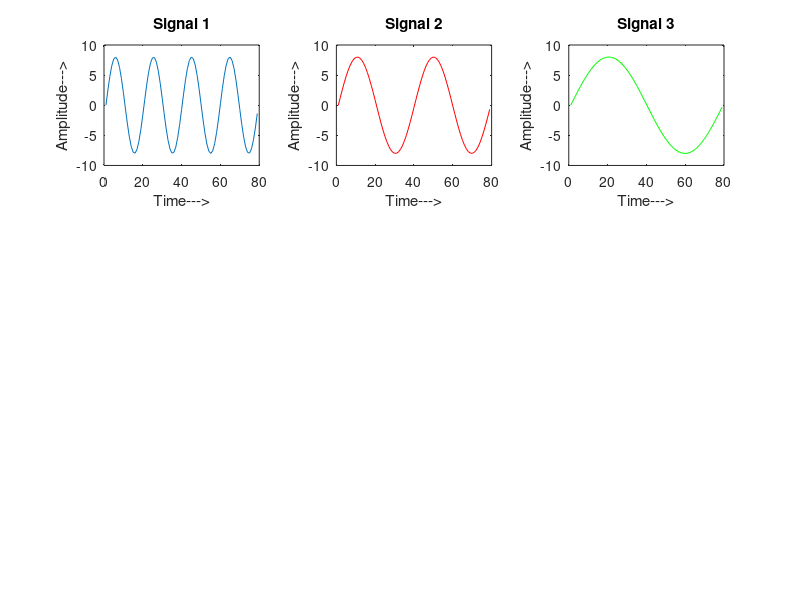
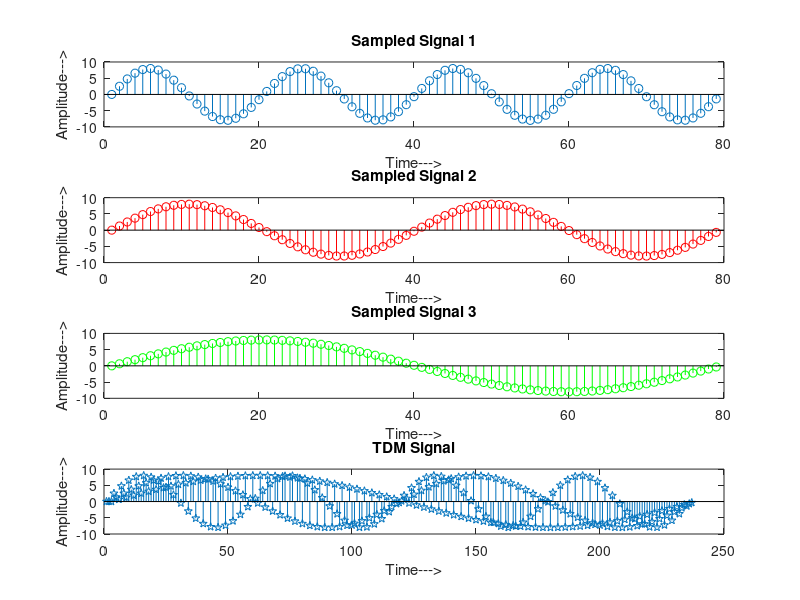
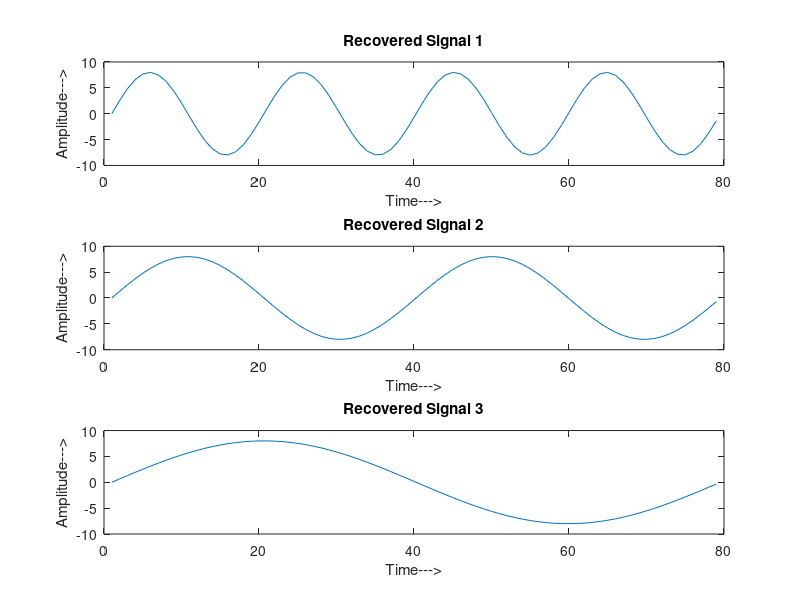

The MATLAB source for these figures, in order:
clc;
close all;
clear all;
x=0:.16:4*pi;                             
sig1=8*sin(2*x);                           
sig2=8*sin(x);
sig3=8*sin(0.5*x);
subplot(3,3,1);                          
plot(sig1);
title('Signal 1');
ylabel('Amplitude--->');
xlabel('Time--->');
subplot(3,3,2);
plot(sig2,'r');
title( 'Signal 2');
ylabel('Amplitude--->');
xlabel('Time--->');
subplot(3,3,3);
plot(sig3,'g');
title( 'Signal 3');
ylabel('Amplitude--->');
xlabel('Time--->');
figure
subplot(4,1,1);
stem(sig1);
title('Sampled Signal 1');
ylabel('Amplitude--->');
xlabel('Time--->');
subplot(4,1,2);
stem(sig2,'r');
title('Sampled Signal 2');
ylabel('Amplitude--->');
xlabel('Time--->');
subplot(4,1,3);
stem(sig3,'g');
title('Sampled Signal 3');
ylabel('Amplitude--->');
xlabel('Time--->');
l1=length(sig1);
l2=length(sig2);
l3=length(sig3);
 for i=1:l1
  sig(1,i)=sig1(i);                        
  sig(2,i)=sig2(i);
  sig(3,i)=sig3(i);
 end  
tdmsig=reshape(sig,1,[]);               

subplot(4,1,4);
stem(tdmsig, 'p');
title('TDM Signal');
ylabel('Amplitude--->');
xlabel('Time--->');
 demux=reshape(tdmsig,3,[]);
 for i=1:l1
  sig4(i)=demux(1,i);                
  sig5(i)=demux(2,i);
  sig6(i)=demux(3,i);
 end  
 
 figure
 subplot(3,1,1)
 plot(sig4);
 title('Recovered Signal 1');
 ylabel('Amplitude--->');
 xlabel('Time--->');
 subplot(3,1,2)
 plot(sig5);
 title('Recovered Signal 2');
 ylabel('Amplitude--->');
 xlabel('Time--->');
 subplot(3,1,3)
 plot(sig6);
 title('Recovered Signal 3');
 ylabel('Amplitude--->');
 xlabel('Time--->');